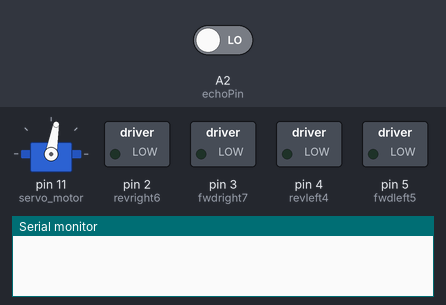
Bench run of a sketch on a simulated Arduino Nano, built with avr-gcc and run on an emulated ATmega328P. On the bench: servo, switched loads named in the sketch (green lamp = pin HIGH), the last lines printed to the serial monitor. Inputs (shaded band) come from the test bench; at power-on: A2 (echoPin) LOW. Random numbers use the default seed unless the sketch sets one; pins used as bus, display or sensor lines are not drawn.

Above: at 2.35 s.
At 3.9 s:
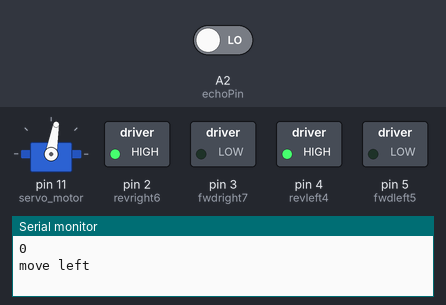
At 4.95 s:
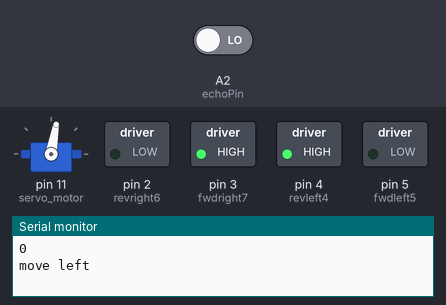
Timing chart, 0 to 5.4 s (numbered marks = the images above):
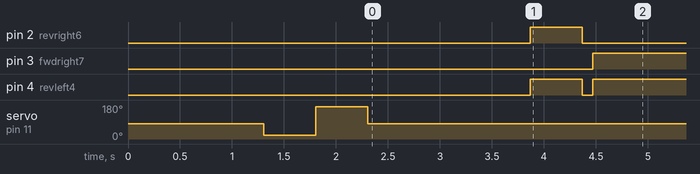

Measured:
- by itself, pin 2 (revright6): alternates HIGH for 0.50 s and LOW for 2.2 s
- by itself, pin 3 (fwdright7): alternates HIGH for 1.6 s and LOW for 1.1 s
- by itself, pin 4 (revleft4): repeats every 2.7 s: LOW 0.10 s, HIGH 1.6 s, LOW 0.50 s, HIGH 0.50 s
- by itself, servo on pin 11 (servo_motor): 80° → 20° at 1.3 s, → 170° 0.50 s later, → 80° 0.50 s later

The sketch:

2WD_Obstacle_Avoiding_Robot.ino
```cpp
/* Obstacle Avoiding Robot Using Ultrasonic Sensor and Arduino NANO

    Circuit Digest(www.circuitdigest.com)

*/

#include <Servo.h>          //Servo motor library. This is standard library

int trigPin = A1;      // trig pin of HC-SR04

int echoPin = A2;     // Echo pin of HC-SR04


int revleft4 = 4;       //REVerse motion of Left motor

int fwdleft5 = 5;       //ForWarD motion of Left motor

int revright6 = 2;      //REVerse motion of Right motor

int fwdright7 = 3;      //ForWarD motion of Right motor


long duration, distance;
Servo servo_motor; //our servo name

void setup() {
  delay(random(500, 2000));  // delay for random time

  Serial.begin(9600);

  pinMode(revleft4, OUTPUT);      // set Motor pins as output

  pinMode(fwdleft5, OUTPUT);

  pinMode(revright6, OUTPUT);

  pinMode(fwdright7, OUTPUT);

  pinMode(trigPin, OUTPUT);         // set trig pin as output

  pinMode(echoPin, INPUT);          //set echo pin as input to capture reflected waves
  servo_motor.attach(11); //our servo pin
  servo_motor.write(80);
  delay(500);
  servo_motor.write(20);
  delay(500);
  servo_motor.write(170);
  delay(500);
  servo_motor.write(80);
}


void loop() {
  delay(50);

  digitalWrite(trigPin, LOW);

  delayMicroseconds(2);

  digitalWrite(trigPin, HIGH);     // send waves for 10 us

  delayMicroseconds(10);

  duration = pulseIn(echoPin, HIGH); // receive reflected waves

  distance = duration / 58.2;   // convert to distance
  delay(10);
  Serial.println (distance);
  // If you dont get proper movements of your robot then alter the pin numbers

  if (distance > 20)

  {
    Serial.println("move forward");

    digitalWrite(fwdright7, HIGH);                    // move forward

    digitalWrite(revright6, LOW);

    digitalWrite(fwdleft5, HIGH);

    digitalWrite(revleft4, LOW);

  }


  if (distance <= 18)

  {
    Serial.println("move left");

    digitalWrite(fwdright7, LOW);  //Stop

    digitalWrite(revright6, LOW);

    digitalWrite(fwdleft5, LOW);

    digitalWrite(revleft4, LOW);

    delay(500);

    digitalWrite(fwdright7, LOW);      //movebackword

    digitalWrite(revright6, HIGH);

    digitalWrite(fwdleft5, LOW);

    digitalWrite(revleft4, HIGH);

    delay(500);

    digitalWrite(fwdright7, LOW);  //Stop

    digitalWrite(revright6, LOW);

    digitalWrite(fwdleft5, LOW);

    digitalWrite(revleft4, LOW);

    delay(100);

    digitalWrite(fwdright7, HIGH);   // move left

    digitalWrite(revright6, LOW);

    digitalWrite(revleft4, HIGH);

    digitalWrite(fwdleft5, LOW);

    delay(500);

  }
}
```
